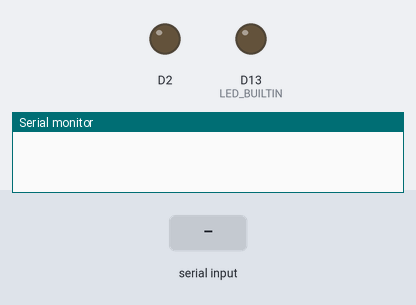
The program below on a simulated Arduino Nano 33 IoT. Shown: output pins drawn as LEDs (lit = HIGH), the last lines printed to the serial monitor. The inputs (shaded band) are chosen by the test bench.

Above: at 1.2 s.
1.3 s: "!" received over Serial
At 2.6 s:
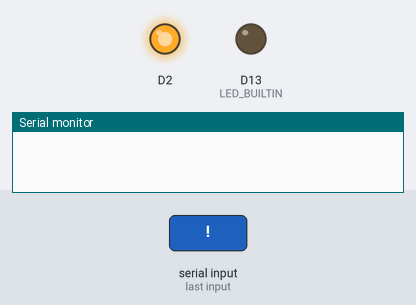
3.6 s: "!" received over the second serial link
At 3.77 s:
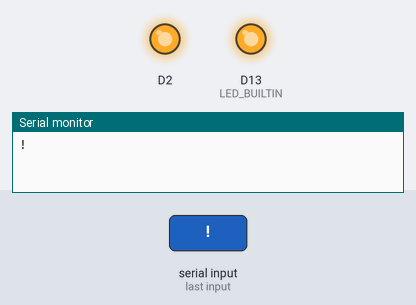
5.1 s: "1" received over the second serial link
At 5.8 s:
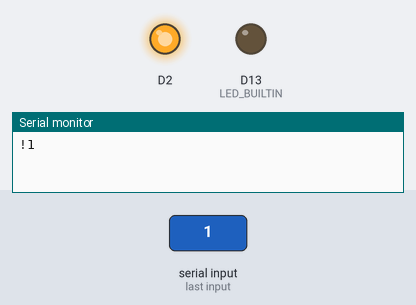
Timing chart, 0 to 8.1 s (numbered marks = the images above; inputs shaded):
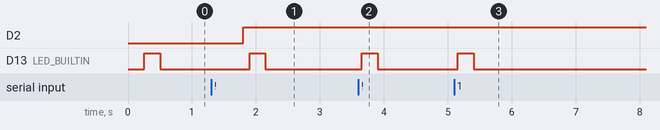

The program:

main.cpp
```cpp
#include <Arduino.h>

void resetRN2483();

const unsigned long LEDdelayInMs = 250;
unsigned long ledSwitchedAt = 0;
bool rxOrTx = true;
void handleLED();

void setup()
{
  pinMode(LED_BUILTIN, OUTPUT);

  Serial.begin(115200);
  Serial1.begin(57600);

  handleLED();
}

void loop()
{
  int i;
  while (Serial.available())
  {
    i = Serial.read();
    if (i < 0)
      break;

    rxOrTx = true;

    if (i == '!')
    {
      resetRN2483();
      break;
    }

    Serial1.write(i);
  }

  while (Serial1.available())
  {
    i = Serial1.read();
    if (i < 0)
      break;

    rxOrTx = true;

    Serial.write(i);
  }

  handleLED();
}

void resetRN2483()
{
  // reset RN RN2483
  pinMode(2, OUTPUT);
  digitalWrite(2, LOW);
  delay(500);
  digitalWrite(2, HIGH);
  delay(100);
}

void handleLED()
{
  unsigned long now = millis();
  if (now - ledSwitchedAt < LEDdelayInMs)
  {
    return;
  }

  if (digitalRead(LED_BUILTIN))
  {
    digitalWrite(LED_BUILTIN, LOW);
  }
  else if (rxOrTx)
  {
    digitalWrite(LED_BUILTIN, HIGH);
  }

  rxOrTx = false;
  ledSwitchedAt = now;
}
```

Measured:
- after the input at 1.3 s, D2: LOW → HIGH after 0.50 s; D13 (LED_BUILTIN): LOW → HIGH after 0.60 s, → LOW 0.25 s later
- after the input at 3.6 s, D13 (LED_BUILTIN): LOW → HIGH after 0.05 s, → LOW 0.25 s later
- after the input at 5.1 s, D13 (LED_BUILTIN): LOW → HIGH after 0.05 s, → LOW 0.25 s later
